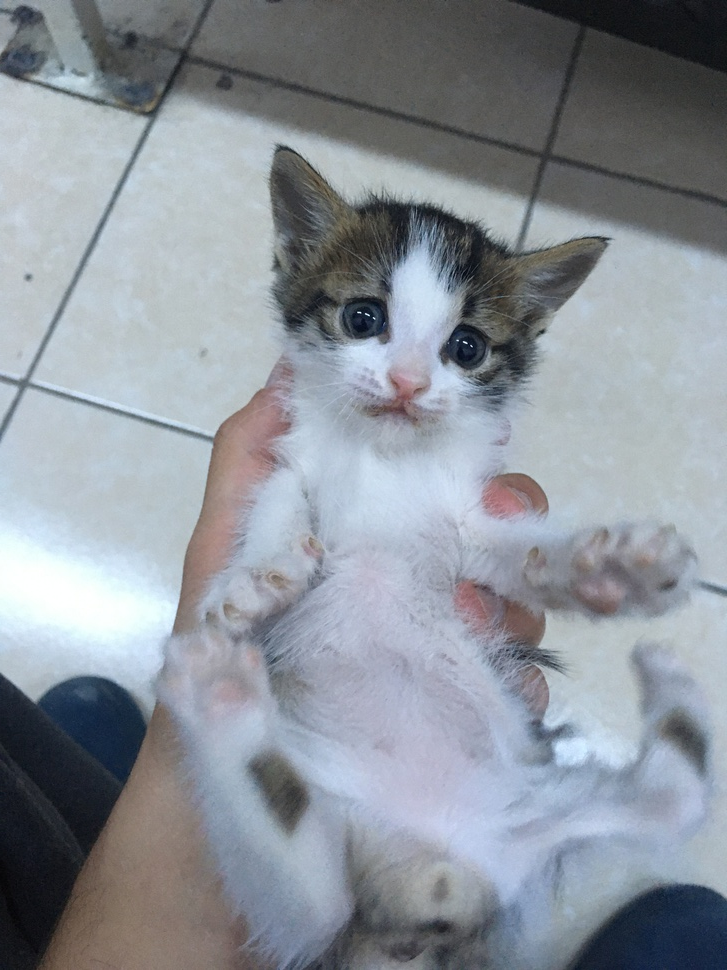
#> input picture IMG_0481.JPG, 727 x 970 px, shrunk from 3024 x 4032 before the run, given in place of the camera
$ python video.py
#> lines starting #> are read from the running program, lines starting #| are printed output that depends on the picture; after the words box and inside, x2 and y2 are one past the last pixel; in counts of white or black regions, pixels touching at a corner belong together
# -*- coding: utf-8 -*-
"""
Created on Sat Sep  3 20:51:25 2022

@author: furka
"""

import cv2


cap = cv2.VideoCapture(0) #isim yazarsan videoyu alır, 0 gibi rakamlar ise 0,1,2 webcamlar

while(True): #cap.isOpened() hazır video için kullan

    ret, frame = cap.read() #her döngüde görüntüyü okuyup frame değişkenine atacayacak, ret ise true veya false değerlerini döndürecek
#> frame is the input picture: shape (970, 727, 3); mean B, G, R 154.2, 146.1, 139.7
    gray = cv2.cvtColor(frame,cv2.COLOR_BGR2GRAY) #aynı görğntüyü gri'ye çevirme
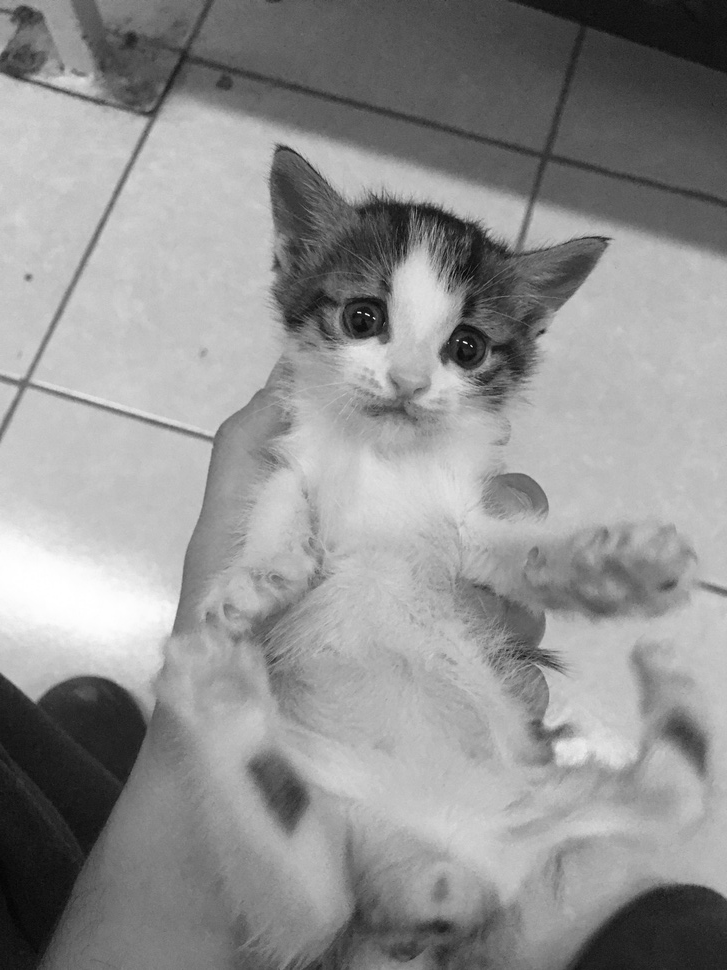
#> gray: shape (970, 727); min 3, max 255, mean 145.1
    hsv = cv2.cvtColor(frame,cv2.COLOR_BGR2HSV) #aynı görğntüyü gri'ye çevirme
#> hsv: shape (970, 727, 3); mean H, S, V 92.4, 32.1, 156
    rgb = cv2.cvtColor(frame,cv2.COLOR_BGR2RGB)
    blur = cv2.GaussianBlur(frame,(13,13), cv2.BORDER_DEFAULT)
    canny = cv2.Canny(frame,125,175)
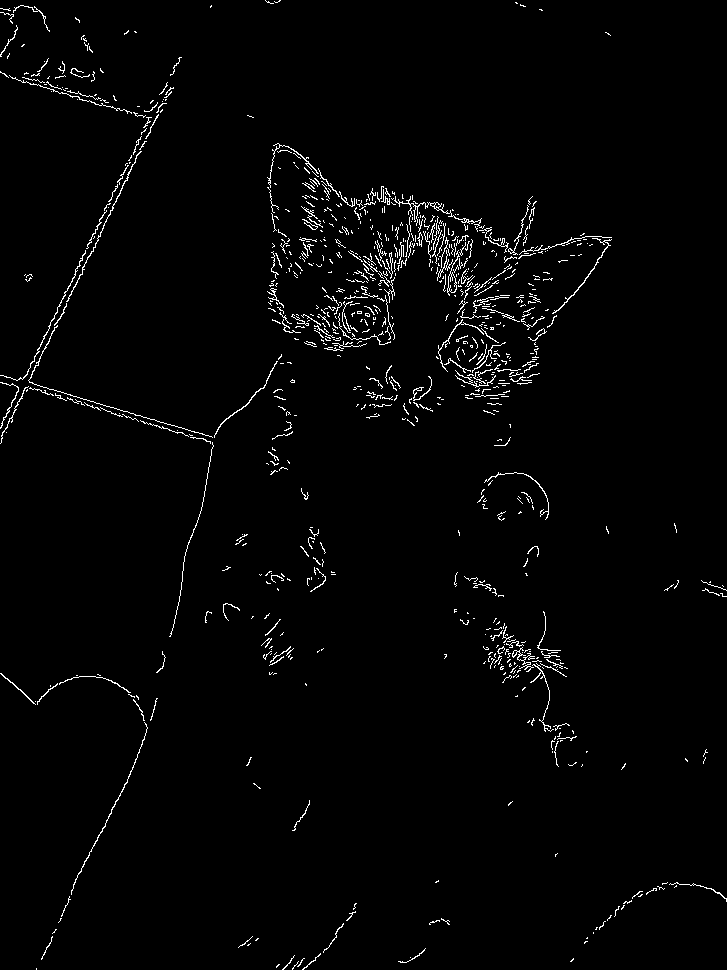
#> canny: shape (970, 727); 1.9% white in thin lines or dots
    cv2.imshow("webcam",frame) #burda bize her frame i gösterecek
    cv2.imshow("gri",gray)
    cv2.imshow("hsv",hsv)
    cv2.imshow("rgb",rgb)
    cv2.imshow("canny",canny)
    cv2.imshow("blur",blur)

    a = cv2.waitKey(1) #esc ile çıkış için değişkene atadık waitKey(1) her karenin ekranda kaç mili saniye duracağını belirler
#> (key Esc is pressed here)
    if a == 27:
        break

cap.release() #tutulan videoyu bırak

cv2.destroyAllWindows()

$ run again, on gurultulu_resim.JPG
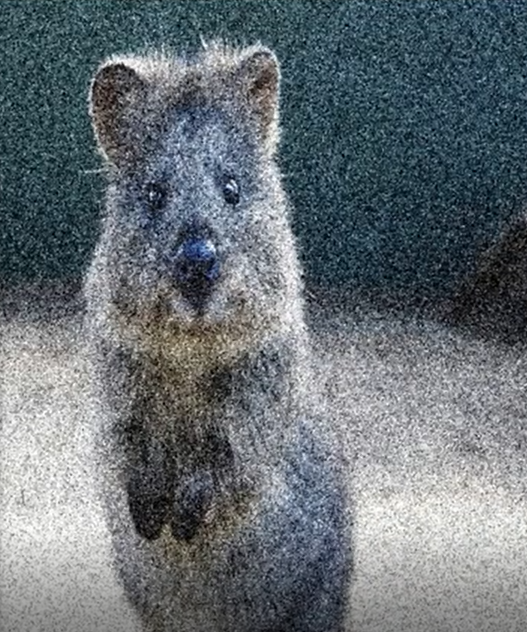
#> input picture gurultulu_resim.JPG, 527 x 632 px, given in place of the camera
#> frame is the input picture: shape (632, 527, 3); mean B, G, R 117.9, 112.5, 104.1
#> hsv: shape (632, 527, 3); mean H, S, V 83.3, 51.2, 119.3
#> `blur = cv2.GaussianBlur(frame,(13,13), cv2.BORDER_DEFAULT)`:
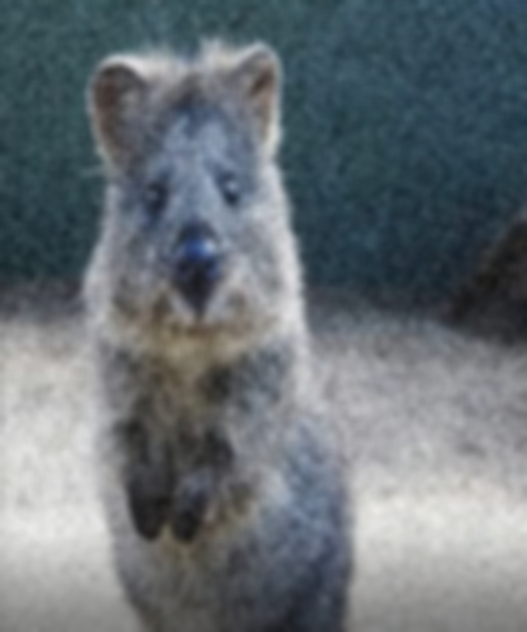
#> blur: shape (632, 527, 3); mean B, G, R 117.9, 112.5, 104.1
#> `canny = cv2.Canny(frame,125,175)`:
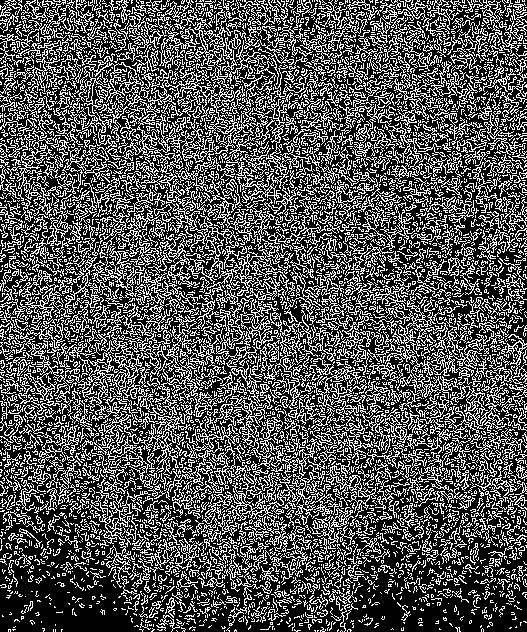
#> canny: shape (632, 527); 33.2% white in thin lines or dots
